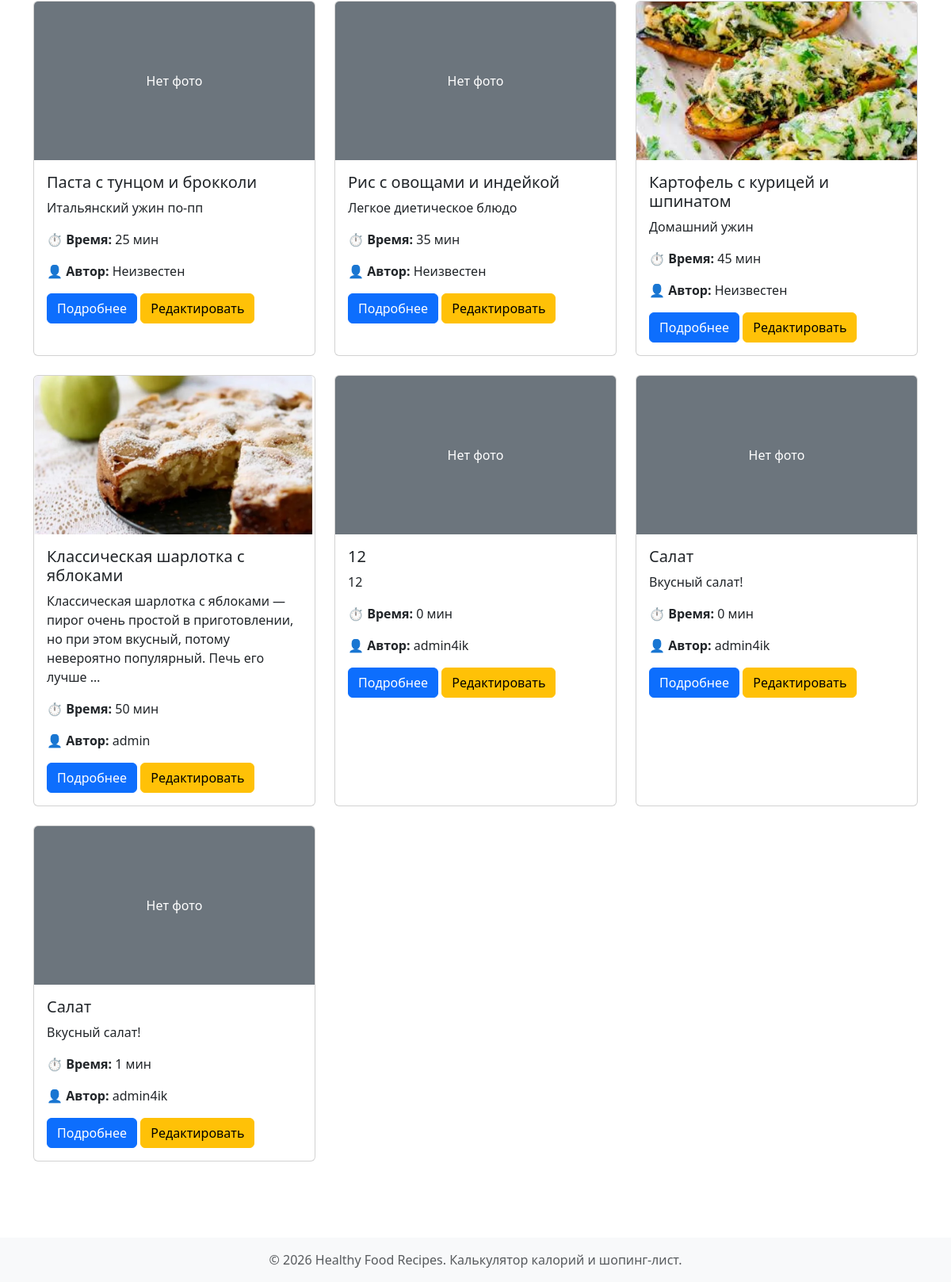
Page /my-recipes/ (signed in, lower part) on the earlier database version.
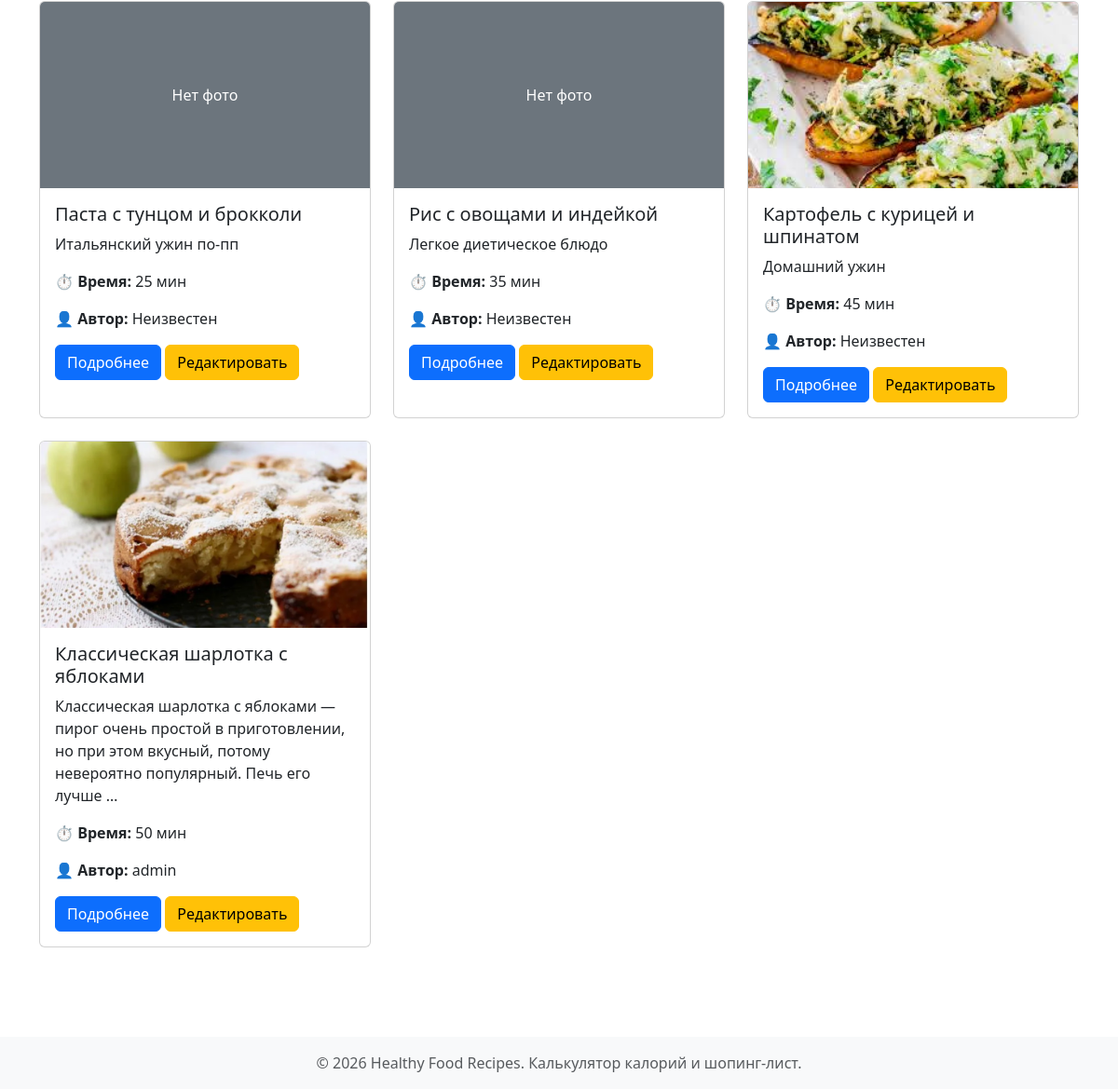
Same page on the later database version.
### recipes/models.py (models this page shows)
class Recipe(models.Model):
    title = models.CharField(max_length=200)
    description = models.TextField()
    cooking_time = models.IntegerField(help_text='минуты')
    image = models.ImageField(upload_to='recipes/', blank=True, null=True)
    servings = models.IntegerField(default=1)
    author = models.ForeignKey(User, on_delete=models.CASCADE, null=True, blank=True, related_name='recipes')
    class Meta:
        verbose_name = 'Рецепт'
        verbose_name_plural = 'Рецепты'
        permissions = [
            ('can_edit_all_recipes', 'Может редактировать любые рецепты'),
            ('can_delete_all_recipes', 'Может удалять любые рецепты'),
        ]

### recipes/views.py (the view)
# urls.py: path('my-recipes/', views.my_recipes, name='my_recipes'),
@login_required
def my_recipes(request):
    if can_edit_recipe(request.user, None) or request.user.groups.filter(
            name='Редакторы').exists() or request.user.groups.filter(name='Модераторы').exists():
        user_recipes = Recipe.objects.all()
    else:
        user_recipes = Recipe.objects.filter(author=request.user)
    return render(request, 'recipes/my_recipes.html', {'user_recipes': user_recipes})

### recipes/views.py (called while the page is built, shortened)
def can_edit_recipe(user, recipe):
    if user.is_superuser:
        return True

### recipes/templates/recipes/my_recipes.html (shortened to what this page needs)
{% extends 'base.html' %}
{% block content %}
<div class="row">
    {% for recipe in user_recipes %}
    <div class="col-md-4 mb-4">
        <div class="card h-100">
            {% if recipe.image %}
            <img src="{{ recipe.image.url }}" class="card-img-top" alt="{{ recipe.title }}" style="height: 200px; object-fit: cover;">
            {% else %}
            <div class="card-img-top bg-secondary d-flex align-items-center justify-content-center" style="height: 200px;">
                <span class="text-white">Нет фото</span>
            </div>
            {% endif %}
            <div class="card-body">
                <h5 class="card-title">{{ recipe.title }}</h5>
                <p class="card-text">{{ recipe.description|truncatewords:20 }}</p>
                <p><strong>⏱ Время:</strong> {{ recipe.cooking_time }} мин</p>
                <p><strong>👤 Автор:</strong> {{ recipe.author.username|default:"Неизвестен" }}</p>
                <a href="{% url 'recipe_detail' recipe.id %}" class="btn btn-primary">Подробнее</a>
                {% if user.is_staff or perms.recipes.can_edit_all_recipes or recipe.author == user %}
                    <a href="{% url 'edit_recipe' recipe.id %}" class="btn btn-warning">Редактировать</a>
                {% endif %}
            </div>
        </div>
    </div>
    {% endfor %}
</div>
{% endblock %}

Differences in the rows shown:
removed Recipe: image "Нет фото", title "12", description "12", cooking_time "0", author.username "admin4ik"
removed Recipe: image "Нет фото", title "Салат", description "Вкусный салат!", cooking_time "0", author.username "admin4ik"
removed Recipe: image "Нет фото", title "Салат", description "Вкусный салат!", cooking_time "1", author.username "admin4ik"
